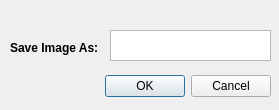
<?xml version="1.0" encoding="UTF-8"?>
<ui version="4.0">
 <class>saveImage</class>
 <widget class="QDialog" name="saveImage">
  <property name="geometry">
   <rect>
    <x>0</x>
    <y>0</y>
    <width>279</width>
    <height>110</height>
   </rect>
  </property>
  <property name="windowTitle">
   <string>Dialog</string>
  </property>
  <widget class="QDialogButtonBox" name="buttonBox">
   <property name="geometry">
    <rect>
     <x>-70</x>
     <y>70</y>
     <width>341</width>
     <height>32</height>
    </rect>
   </property>
   <property name="orientation">
    <enum>Qt::Horizontal</enum>
   </property>
   <property name="standardButtons">
    <set>QDialogButtonBox::Cancel|QDialogButtonBox::Ok</set>
   </property>
  </widget>
  <widget class="QTextEdit" name="textEdit">
   <property name="geometry">
    <rect>
     <x>110</x>
     <y>30</y>
     <width>161</width>
     <height>31</height>
    </rect>
   </property>
  </widget>
  <widget class="QLabel" name="label">
   <property name="geometry">
    <rect>
     <x>10</x>
     <y>40</y>
     <width>91</width>
     <height>16</height>
    </rect>
   </property>
   <property name="font">
    <font>
     <weight>75</weight>
     <bold>true</bold>
    </font>
   </property>
   <property name="text">
    <string>Save Image As:</string>
   </property>
  </widget>
 </widget>
 <resources/>
 <connections>
  <connection>
   <sender>buttonBox</sender>
   <signal>accepted()</signal>
   <receiver>saveImage</receiver>
   <slot>accept()</slot>
   <hints>
    <hint type="sourcelabel">
     <x>248</x>
     <y>254</y>
    </hint>
    <hint type="destinationlabel">
     <x>157</x>
     <y>274</y>
    </hint>
   </hints>
  </connection>
  <connection>
   <sender>buttonBox</sender>
   <signal>rejected()</signal>
   <receiver>saveImage</receiver>
   <slot>reject()</slot>
   <hints>
    <hint type="sourcelabel">
     <x>316</x>
     <y>260</y>
    </hint>
    <hint type="destinationlabel">
     <x>286</x>
     <y>274</y>
    </hint>
   </hints>
  </connection>
 </connections>
</ui>
